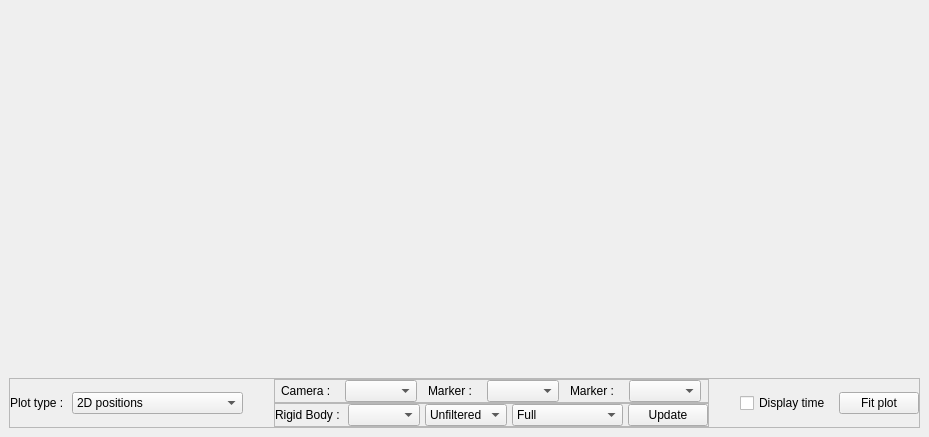
<?xml version="1.0" encoding="UTF-8"?>
<ui version="4.0">
 <class>PlotWindow</class>
 <widget class="QDockWidget" name="PlotWindow">
  <property name="geometry">
   <rect>
    <x>0</x>
    <y>0</y>
    <width>929</width>
    <height>437</height>
   </rect>
  </property>
  <property name="windowTitle">
   <string>Plot</string>
  </property>
  <widget class="QWidget" name="dockWidgetContents">
   <layout class="QGridLayout" name="gridLayout">
    <item row="0" column="0">
     <widget class="QCustomPlot" name="plotWidget" native="true"/>
    </item>
    <item row="1" column="0">
     <widget class="QFrame" name="bottomFrame">
      <property name="sizePolicy">
       <sizepolicy hsizetype="Preferred" vsizetype="Maximum">
        <horstretch>0</horstretch>
        <verstretch>0</verstretch>
       </sizepolicy>
      </property>
      <property name="frameShape">
       <enum>QFrame::StyledPanel</enum>
      </property>
      <property name="frameShadow">
       <enum>QFrame::Raised</enum>
      </property>
      <layout class="QGridLayout" name="gridLayout_2">
       <property name="horizontalSpacing">
        <number>5</number>
       </property>
       <property name="verticalSpacing">
        <number>0</number>
       </property>
       <property name="margin">
        <number>0</number>
       </property>
       <item row="0" column="3">
        <widget class="QFrame" name="frameMarkerPlot">
         <property name="sizePolicy">
          <sizepolicy hsizetype="Preferred" vsizetype="Maximum">
           <horstretch>0</horstretch>
           <verstretch>0</verstretch>
          </sizepolicy>
         </property>
         <property name="frameShape">
          <enum>QFrame::StyledPanel</enum>
         </property>
         <property name="frameShadow">
          <enum>QFrame::Raised</enum>
         </property>
         <layout class="QGridLayout" name="gridLayout_4">
          <property name="horizontalSpacing">
           <number>5</number>
          </property>
          <property name="verticalSpacing">
           <number>0</number>
          </property>
          <property name="margin">
           <number>0</number>
          </property>
          <item row="0" column="0">
           <widget class="QLabel" name="labelCamera">
            <property name="sizePolicy">
             <sizepolicy hsizetype="Maximum" vsizetype="Maximum">
              <horstretch>0</horstretch>
              <verstretch>0</verstretch>
             </sizepolicy>
            </property>
            <property name="text">
             <string>Camera : </string>
            </property>
           </widget>
          </item>
          <item row="0" column="1">
           <widget class="QComboBox" name="comboBoxCamera">
            <property name="sizePolicy">
             <sizepolicy hsizetype="Maximum" vsizetype="Maximum">
              <horstretch>0</horstretch>
              <verstretch>0</verstretch>
             </sizepolicy>
            </property>
           </widget>
          </item>
          <item row="0" column="2">
           <widget class="QLabel" name="labelMarker1">
            <property name="sizePolicy">
             <sizepolicy hsizetype="Maximum" vsizetype="Maximum">
              <horstretch>0</horstretch>
              <verstretch>0</verstretch>
             </sizepolicy>
            </property>
            <property name="text">
             <string>Marker : </string>
            </property>
           </widget>
          </item>
          <item row="0" column="3">
           <widget class="QComboBox" name="comboBoxMarker1">
            <property name="sizePolicy">
             <sizepolicy hsizetype="Maximum" vsizetype="Maximum">
              <horstretch>0</horstretch>
              <verstretch>0</verstretch>
             </sizepolicy>
            </property>
           </widget>
          </item>
          <item row="0" column="4">
           <widget class="QLabel" name="labelMarker2">
            <property name="sizePolicy">
             <sizepolicy hsizetype="Maximum" vsizetype="Maximum">
              <horstretch>0</horstretch>
              <verstretch>0</verstretch>
             </sizepolicy>
            </property>
            <property name="text">
             <string>Marker : </string>
            </property>
           </widget>
          </item>
          <item row="0" column="5">
           <widget class="QComboBox" name="comboBoxMarker2">
            <property name="sizePolicy">
             <sizepolicy hsizetype="Maximum" vsizetype="Maximum">
              <horstretch>0</horstretch>
              <verstretch>0</verstretch>
             </sizepolicy>
            </property>
           </widget>
          </item>
         </layout>
        </widget>
       </item>
       <item row="1" column="3">
        <widget class="QFrame" name="frameRigidBodyPlot">
         <property name="sizePolicy">
          <sizepolicy hsizetype="Preferred" vsizetype="Maximum">
           <horstretch>0</horstretch>
           <verstretch>0</verstretch>
          </sizepolicy>
         </property>
         <property name="frameShape">
          <enum>QFrame::StyledPanel</enum>
         </property>
         <property name="frameShadow">
          <enum>QFrame::Raised</enum>
         </property>
         <layout class="QGridLayout" name="gridLayout_3">
          <property name="horizontalSpacing">
           <number>5</number>
          </property>
          <property name="verticalSpacing">
           <number>0</number>
          </property>
          <property name="margin">
           <number>0</number>
          </property>
          <item row="0" column="0">
           <widget class="QLabel" name="labelRigidBody">
            <property name="sizePolicy">
             <sizepolicy hsizetype="Maximum" vsizetype="Maximum">
              <horstretch>0</horstretch>
              <verstretch>0</verstretch>
             </sizepolicy>
            </property>
            <property name="text">
             <string>Rigid Body : </string>
            </property>
           </widget>
          </item>
          <item row="0" column="1">
           <widget class="QComboBox" name="comboBoxRigidBody">
            <property name="sizePolicy">
             <sizepolicy hsizetype="Maximum" vsizetype="Maximum">
              <horstretch>0</horstretch>
              <verstretch>0</verstretch>
             </sizepolicy>
            </property>
           </widget>
          </item>
          <item row="0" column="2">
           <widget class="QComboBox" name="comboBoxRigidBodyTransType">
            <property name="sizePolicy">
             <sizepolicy hsizetype="Maximum" vsizetype="Maximum">
              <horstretch>0</horstretch>
              <verstretch>0</verstretch>
             </sizepolicy>
            </property>
            <item>
             <property name="text">
              <string>Unfiltered</string>
             </property>
            </item>
            <item>
             <property name="text">
              <string>Filtered</string>
             </property>
            </item>
            <item>
             <property name="text">
              <string>Both</string>
             </property>
            </item>
           </widget>
          </item>
          <item row="0" column="3">
           <widget class="QComboBox" name="comboBoxRigidBodyTransPart">
            <property name="sizePolicy">
             <sizepolicy hsizetype="Maximum" vsizetype="Maximum">
              <horstretch>0</horstretch>
              <verstretch>0</verstretch>
             </sizepolicy>
            </property>
            <item>
             <property name="text">
              <string>Full</string>
             </property>
            </item>
            <item>
             <property name="text">
              <string>Euler Angles</string>
             </property>
            </item>
            <item>
             <property name="text">
              <string>Transformation</string>
             </property>
            </item>
            <item>
             <property name="text">
              <string>Yaw</string>
             </property>
            </item>
            <item>
             <property name="text">
              <string>Roll</string>
             </property>
            </item>
            <item>
             <property name="text">
              <string>Pitch</string>
             </property>
            </item>
            <item>
             <property name="text">
              <string>X</string>
             </property>
            </item>
            <item>
             <property name="text">
              <string>Y</string>
             </property>
            </item>
            <item>
             <property name="text">
              <string>Z</string>
             </property>
            </item>
           </widget>
          </item>
          <item row="0" column="4">
           <widget class="QPushButton" name="pushButtonUpdate">
            <property name="sizePolicy">
             <sizepolicy hsizetype="Maximum" vsizetype="Maximum">
              <horstretch>0</horstretch>
              <verstretch>0</verstretch>
             </sizepolicy>
            </property>
            <property name="text">
             <string>Update</string>
            </property>
           </widget>
          </item>
         </layout>
        </widget>
       </item>
       <item row="0" column="1" rowspan="2">
        <widget class="QComboBox" name="comboBoxPlotType">
         <property name="sizePolicy">
          <sizepolicy hsizetype="Maximum" vsizetype="Maximum">
           <horstretch>0</horstretch>
           <verstretch>0</verstretch>
          </sizepolicy>
         </property>
         <item>
          <property name="text">
           <string>2D positions</string>
          </property>
         </item>
         <item>
          <property name="text">
           <string>3D positions</string>
          </property>
         </item>
         <item>
          <property name="text">
           <string>Marker to Marker distance</string>
          </property>
         </item>
         <item>
          <property name="text">
           <string>Backprojection Error</string>
          </property>
         </item>
         <item>
          <property name="text">
           <string>Rigid Body transformation</string>
          </property>
         </item>
        </widget>
       </item>
       <item row="0" column="6" rowspan="2">
        <widget class="QPushButton" name="pushButton_Reset">
         <property name="sizePolicy">
          <sizepolicy hsizetype="Maximum" vsizetype="Maximum">
           <horstretch>0</horstretch>
           <verstretch>0</verstretch>
          </sizepolicy>
         </property>
         <property name="text">
          <string>Fit plot</string>
         </property>
        </widget>
       </item>
       <item row="0" column="0" rowspan="2">
        <widget class="QLabel" name="labelPlotType">
         <property name="sizePolicy">
          <sizepolicy hsizetype="Maximum" vsizetype="Maximum">
           <horstretch>0</horstretch>
           <verstretch>0</verstretch>
          </sizepolicy>
         </property>
         <property name="text">
          <string>Plot type : </string>
         </property>
        </widget>
       </item>
       <item row="0" column="4" rowspan="2">
        <spacer name="horizontalSpacer">
         <property name="orientation">
          <enum>Qt::Horizontal</enum>
         </property>
         <property name="sizeHint" stdset="0">
          <size>
           <width>40</width>
           <height>20</height>
          </size>
         </property>
        </spacer>
       </item>
       <item row="0" column="2" rowspan="2">
        <spacer name="horizontalSpacer_2">
         <property name="orientation">
          <enum>Qt::Horizontal</enum>
         </property>
         <property name="sizeHint" stdset="0">
          <size>
           <width>40</width>
           <height>20</height>
          </size>
         </property>
        </spacer>
       </item>
       <item row="0" column="5" rowspan="2">
        <widget class="QCheckBox" name="checkBoxTime">
         <property name="text">
          <string>Display time </string>
         </property>
        </widget>
       </item>
      </layout>
     </widget>
    </item>
   </layout>
  </widget>
 </widget>
 <customwidgets>
  <customwidget>
   <class>QCustomPlot</class>
   <extends>QWidget</extends>
   <header>external/QCustomPlot/qcustomplot.h</header>
   <container>1</container>
  </customwidget>
 </customwidgets>
 <resources/>
 <connections/>
</ui>
